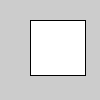
Frame 1 (no input)
Frame 60 (the mouse pressed at the canvas centre just before this capture): identical to frame 1, image omitted
Frame 120 (the mouse held since frame 60 and released just before this capture): identical to frame 1, image omitted

The Processing sketch that drew this single still picture (run headless with seeded random() and noise(); from frame 60 on, the mouse is pressed at the canvas centre):

// Processing sketch: Player
// ── Player.pde
void setup() {
}

void draw() {
  rect(30, 20, 55, 55);
}
